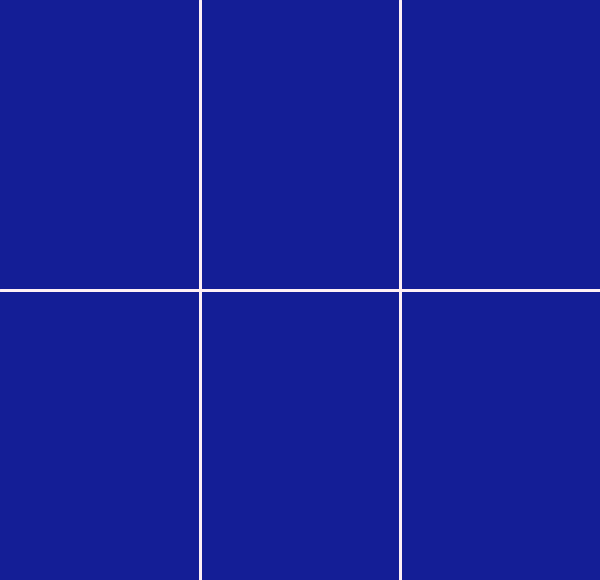
Frame 1 (no input)
Frame 60 (the mouse pressed at the canvas centre just before this capture): identical to frame 1, image omitted
Frame 120 (the mouse held since frame 60 and released just before this capture): identical to frame 1, image omitted

The Processing sketch that drew this single still picture (run headless with seeded random() and noise(); from frame 60 on, the mouse is pressed at the canvas centre):

// Processing sketch: processing_185352
// ── processing_185352.pde

//put a square in the bottom right third of the screen
int oneThirdOfWidth = 600 / 3;
int twoThirdsOfWidth = oneThirdOfWidth *2;
void setup() {
  size(600, 580);
  stroke(255, 240, 245);
  strokeWeight(3);
}
void draw() {
  background(20, 30, 150);
  //if the mouse is in the bottom right corner
  if (mouseX > twoThirdsOfWidth) { //last third
    if (mouseY > height/2) { //bottom half
      rect(500, 380, 30, 30);  //draw a rectangle
    }
  }
  //dividing lines
  line(oneThirdOfWidth, 0, oneThirdOfWidth, height);
  line(twoThirdsOfWidth, 0, twoThirdsOfWidth, height);
  line( 0, height/2, width, height/2);
}
